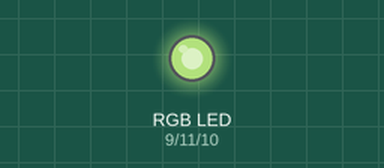
This sketch was run on a simulated Arduino Uno, built with avr-gcc and run on an emulated ATmega328P. Parts: an RGB LED mixed from three pins (HIGH = lit). Dim RGB values are drawn brighter than linear; not simulated (calls return 0 or success): arduino_secrets.h.

Above: at 0.1 s.
Timing chart, 0 to 1.6 s (numbered marks = the images above):
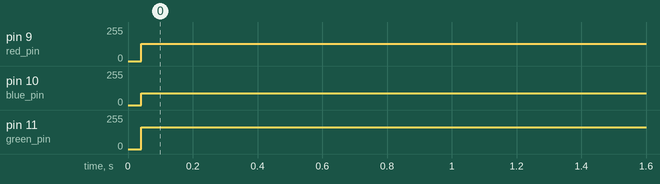

The sketch:

lab3_cs120b_template.ino
```cpp
#include "arduino_secrets.h"

int red_pin = 9;
int blue_pin = 10;
int green_pin = 11;

//you will need to determine the value for dark
//its unique to the lighting in your room
int dark_threshold = 70;

void turnoff(){
  analogWrite(red_pin, 0);
  analogWrite(blue_pin, 0);
  analogWrite(green_pin, 0);
}

enum ButtonStates{INIT,off, on} current_state;
void SM0_Tick() {
   // State Transistions
   switch(current_state) {
       case INIT:
         current_state = off;
         break;
       case off:
         current_state = on;
         break;
       case on:
         current_state = off;
         break;
       default:
         current_state = off;
         break;
   }
   // State Actions
   switch(current_state) {
   	case INIT:
      break;
    case off:
      turnoff();
      break;
    case on:
   //displays the color white
      analogWrite(red_pin, 255);
       analogWrite(green_pin, 255);
       analogWrite(blue_pin, 255);
      break;
   	default:
      break;
   }
}

void setup() {
  // put your setup code here, to run once:
  pinMode(red_pin, OUTPUT);
  pinMode(green_pin, OUTPUT);
  pinMode(blue_pin, OUTPUT);
  Serial.begin(9600);
  current_state = INIT;
}
void loop() {
  // put your main code here, to run repeatedly:
  SM0_Tick();
  //you can delete these prints if you want they are
  //just here to show you the values of the
  //potentiometer(A0) and the photoresistor(A1)
  //Serial.print(analogRead(A0));
  //Serial.print(' ');
  //Serial.println(analogRead(A1));
  //DELETE THIS LINE OF CODE WHEN YOU MAKE YOUR SOLUTION
  //delay(500); //DELETE ME!!!!!
  //PLEASE DONT FORGET TO DELETE THE DELAY FUNCTION
  //its only there so you can see the transition from states
  //and so that your serial monitor is not spammed with values
}
```

Measured:
- by itself, pin 9 (red_pin): 0/255 → 128/255 at 0.04 s
- by itself, pin 10 (blue_pin): 0/255 → 89/255 at 0.04 s
- by itself, pin 11 (green_pin): 0/255 → 162/255 at 0.04 s
